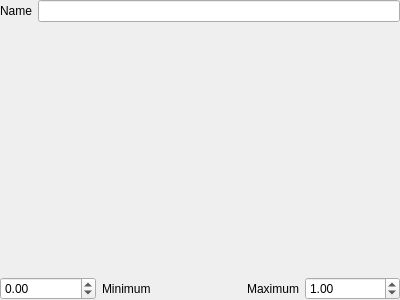
<ui version="4.0" >
 <class>QGraphicTransferFunctionEditorBase</class>
 <widget class="QWidget" name="QGraphicTransferFunctionEditorBase" >
  <property name="geometry" >
   <rect>
    <x>0</x>
    <y>0</y>
    <width>400</width>
    <height>300</height>
   </rect>
  </property>
  <property name="windowTitle" >
   <string>Form</string>
  </property>
  <layout class="QVBoxLayout" name="verticalLayout" >
   <property name="margin" >
    <number>0</number>
   </property>
   <item>
    <layout class="QHBoxLayout" name="horizontalLayout" >
     <item>
      <widget class="QLabel" name="m_nameLabel" >
       <property name="text" >
        <string>Name</string>
       </property>
      </widget>
     </item>
     <item>
      <widget class="QLineEdit" name="m_nameLineEdit" />
     </item>
    </layout>
   </item>
   <item>
    <widget class="udg::QBasicGraphicTransferFunctionEditor" native="1" name="m_basicEditor" >
     <property name="sizePolicy" >
      <sizepolicy vsizetype="Expanding" hsizetype="Preferred" >
       <horstretch>0</horstretch>
       <verstretch>0</verstretch>
      </sizepolicy>
     </property>
    </widget>
   </item>
   <item>
    <layout class="QHBoxLayout" name="horizontalLayout_2" >
     <item>
      <widget class="QDoubleSpinBox" name="m_minimumDoubleSpinBox" >
       <property name="minimum" >
        <double>-5000.000000000000000</double>
       </property>
       <property name="maximum" >
        <double>5000.000000000000000</double>
       </property>
      </widget>
     </item>
     <item>
      <widget class="QLabel" name="m_minimumLabel" >
       <property name="text" >
        <string>Minimum</string>
       </property>
      </widget>
     </item>
     <item>
      <widget class="QLabel" name="m_maximumLabel" >
       <property name="text" >
        <string>Maximum</string>
       </property>
       <property name="alignment" >
        <set>Qt::AlignRight|Qt::AlignTrailing|Qt::AlignVCenter</set>
       </property>
      </widget>
     </item>
     <item>
      <widget class="QDoubleSpinBox" name="m_maximumDoubleSpinBox" >
       <property name="minimum" >
        <double>-5000.000000000000000</double>
       </property>
       <property name="maximum" >
        <double>5000.000000000000000</double>
       </property>
       <property name="value" >
        <double>1.000000000000000</double>
       </property>
      </widget>
     </item>
    </layout>
   </item>
  </layout>
 </widget>
 <customwidgets>
  <customwidget>
   <class>udg::QBasicGraphicTransferFunctionEditor</class>
   <extends>QWidget</extends>
   <header>qbasicgraphictransferfunctioneditor.h</header>
   <container>1</container>
  </customwidget>
 </customwidgets>
 <resources/>
 <connections/>
</ui>
